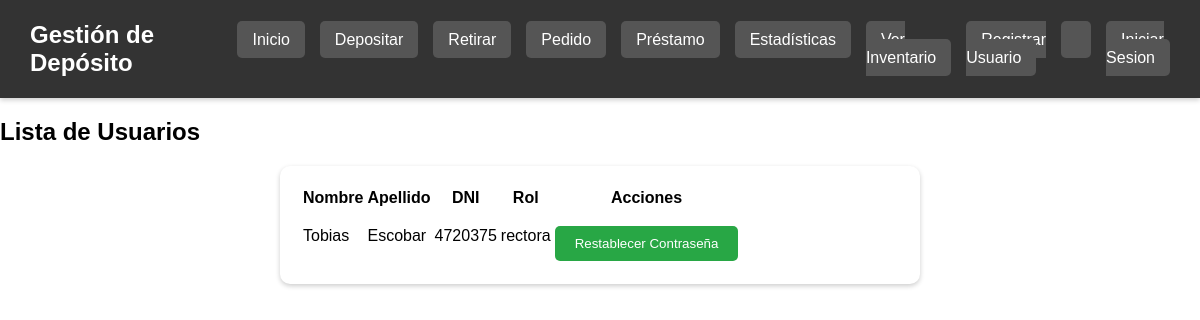
Screenshot of /usuarios (signed in) with the database file from the repository.
### tables this page shows
CREATE TABLE "Usuarios" (
    id INTEGER PRIMARY KEY AUTOINCREMENT,
    nombre TEXT NOT NULL,
    apellido TEXT NOT NULL,
    dni TEXT UNIQUE NOT NULL,
    rol TEXT NOT NULL CHECK(rol IN ('rectora', 'administrador')),
    contraseña TEXT NOT NULL
);

### app.py (the view)
@app.route('/usuarios')
@requiere_rol("rectora")
def listar_usuarios():
    conn = conectar_bd()
    cursor = conn.cursor()
    cursor.execute("SELECT nombre, apellido, dni, rol FROM Usuarios")
    usuarios = cursor.fetchall()
    conn.close()
    return render_template("usuarios.html", usuarios=usuarios)

### app.py (called while the page is built)
def conectar_bd():
    return sqlite3.connect("inventario_colegio.db")

def requiere_rol(rol):
    def decorador(func):
        @wraps(func)
        def verificacion(*args, **kwargs):
            if "rol" not in session or session["rol"] != rol:
                return "Acceso denegado", 403
            return func(*args, **kwargs)
        return verificacion
    return decorador

### templates/usuarios.html (shortened to what this page needs)
<!DOCTYPE html>
<html lang="es">
<head>
    <link rel="stylesheet" href="{{ url_for('static', filename='styles.css') }}">
</head>
<body>
    {% include 'header.html' %}
    <h2>Lista de Usuarios</h2>
    <main>
        <table>
            <tr>
                <th>Nombre</th>
                <th>Apellido</th>
                <th>DNI</th>
                <th>Rol</th>
                <th>Acciones</th>
            </tr>
            {% for usuario in usuarios %}
            <tr>
                <td>{{ usuario[0] }}</td>
                <td>{{ usuario[1] }}</td>
                <td>{{ usuario[2] }}</td>
                <td>{{ usuario[3] }}</td>
                <td>
                    <form method="POST" action="/resetear_contraseña">
                        <button type="submit">Restablecer Contraseña</button>
                    </form>
                </td>
            </tr>
            {% endfor %}
        </table>
    </main>
</body>
</html>

### static/styles.css (style rules this page uses)
body { margin: 0; padding: 0; font-family: 'NombreDeTuFuente', sans-serif; }
main { padding: 20px; max-width: 600px; margin: auto; background: white; box-shadow: 0px 2px 5px rgba(0,0,0,0.2); border-radius: 10px; }
button { margin-top: 15px; padding: 10px 20px; background: #28a745; color: white; border: none; border-radius: 5px; cursor: pointer; }

### rows the page displays
Usuarios: nombre "Tobias", apellido "Escobar", dni "4720375", rol "rectora"
